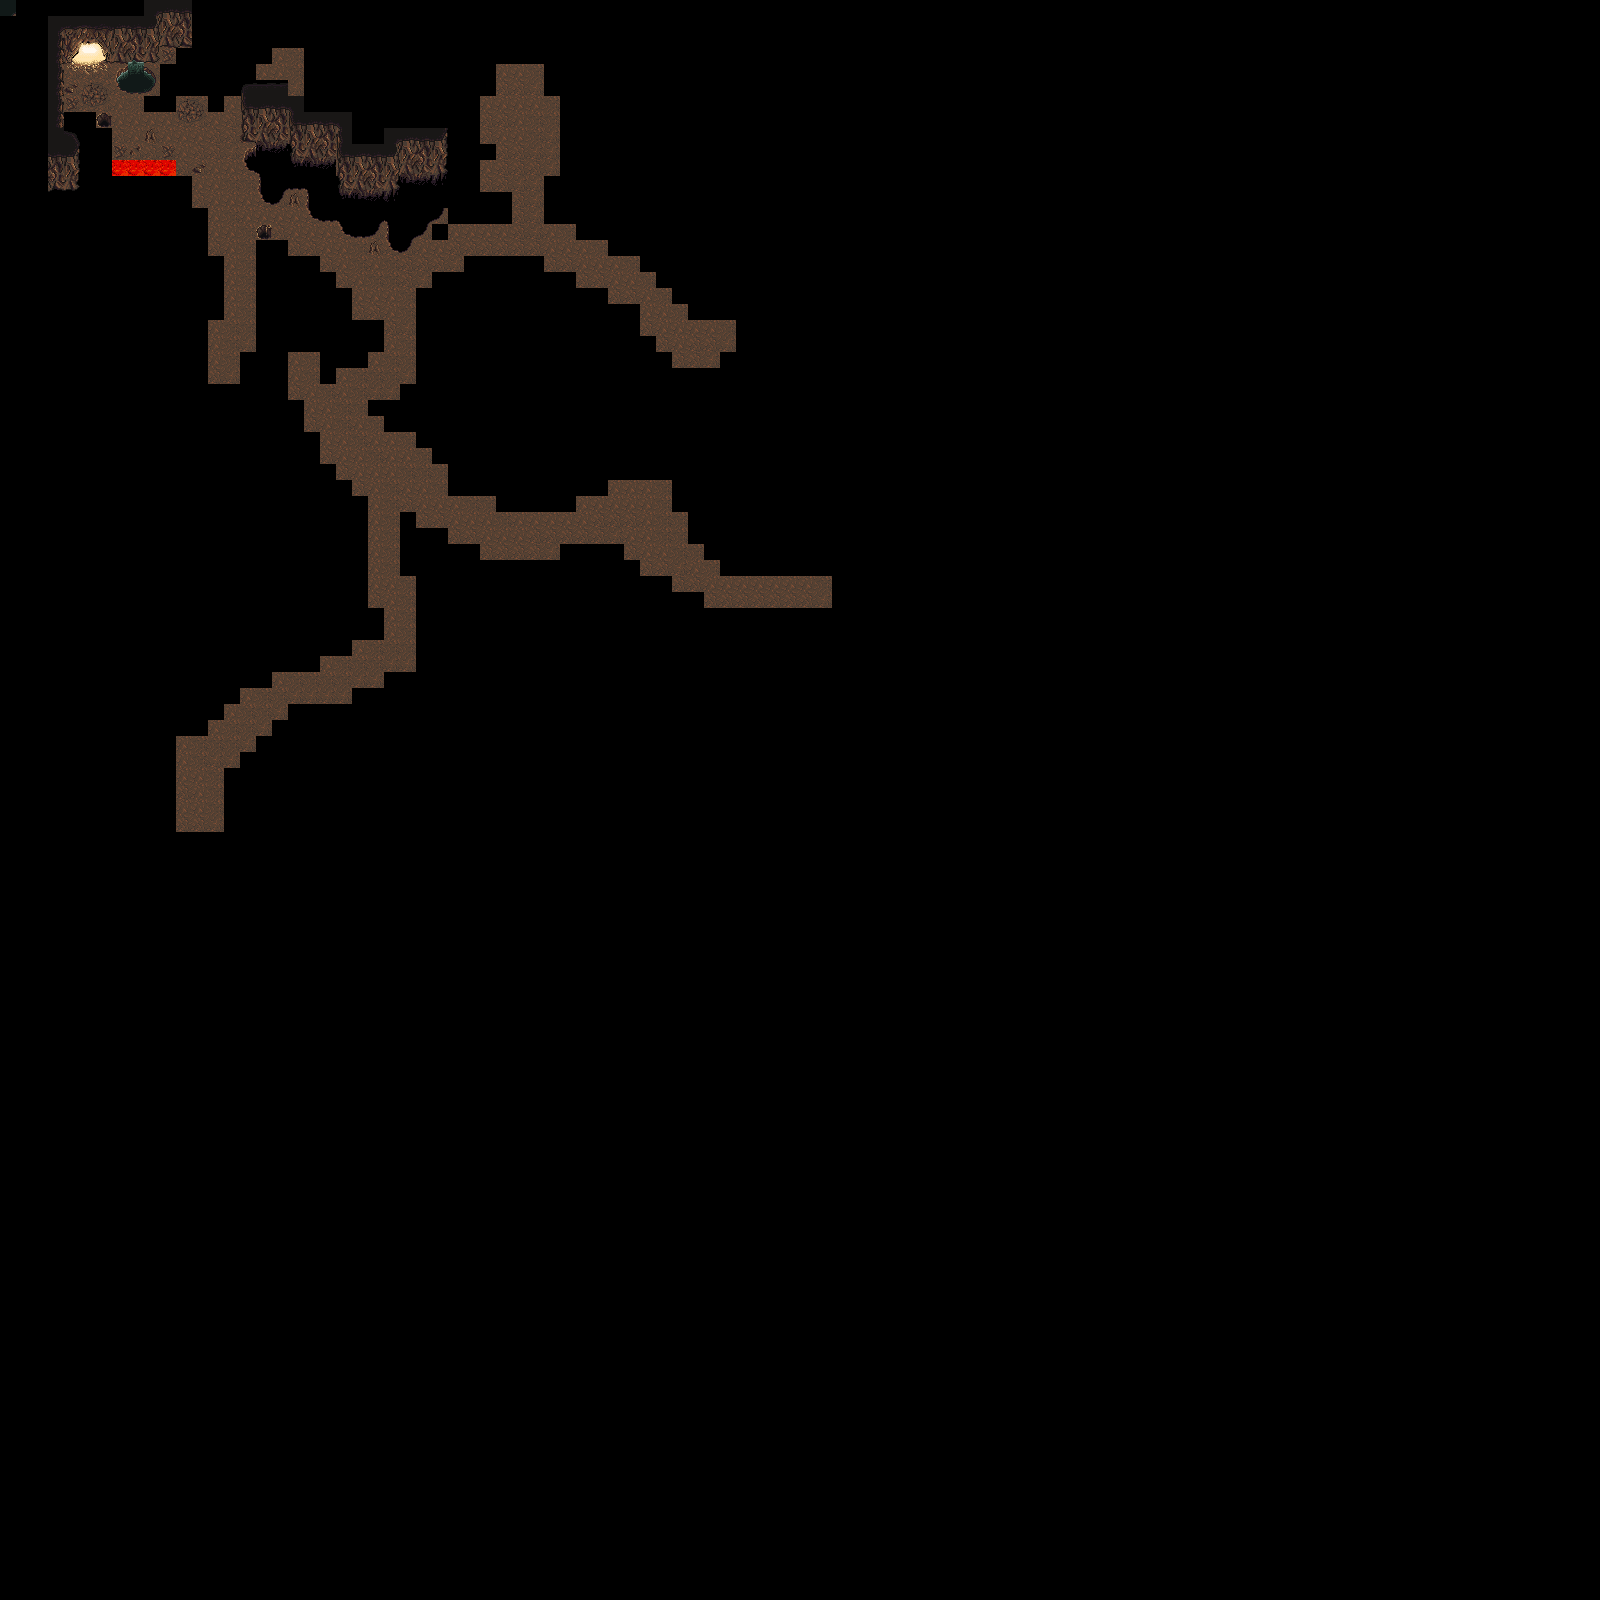

Rendered tile map (Tiled .tmx) drawn with the repository's tilesets; below, a short description and the map source with its tile grids summarised:
An orthogonal 100x100 tile map with 16x16 px tiles, 3 tile layers (lava, layer1, layer0).

<map version="1.0" orientation="orthogonal" renderorder="right-down" width="100" height="100" tilewidth="16" tileheight="16" nextobjectid="1">
 <tileset firstgid="1" name="cave" tilewidth="16" tileheight="16">
  <image source="../tiles/cave.png" width="256" height="336" />
 </tileset>
 <layer name="lava" width="100" height="100">
  <properties>
   <property name="animated" value="6" />
  </properties>
  <data>[10000 cells, 4 non-empty, 1 distinct tile ids]</data>
 </layer>
 <layer name="layer1" width="100" height="100">
  <data>[10000 cells, 0 non-empty, 0 distinct tile ids]</data>
 </layer>
 <layer name="layer0" width="100" height="100">
  <data>[10000 cells, 556 non-empty, 87 distinct tile ids]</data>
 </layer>
</map>
